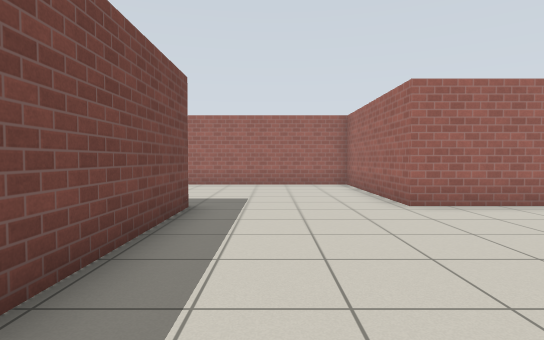
View 1 (above)

18 first-person views from a walk through a world built for the Gazebo simulator. The camera is 0.94 m above the floor, tilts 2° down and sees 80° across. The floor is counted in squares, 1 m on a side. Each view is taken from the middle of a square. On the plan, view 1 faces up. The plan holds only what a view shows up to about 12 squares ahead; the rest is blank. Gazebo's built-in surfaces are drawn with simple patterns.

View 2
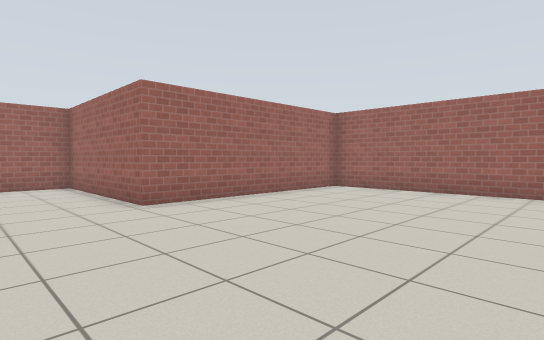

View 3
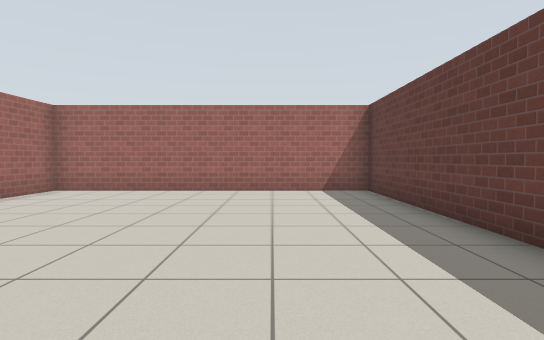

View 4
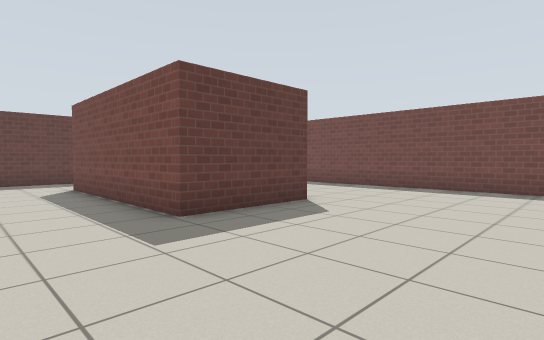

View 5
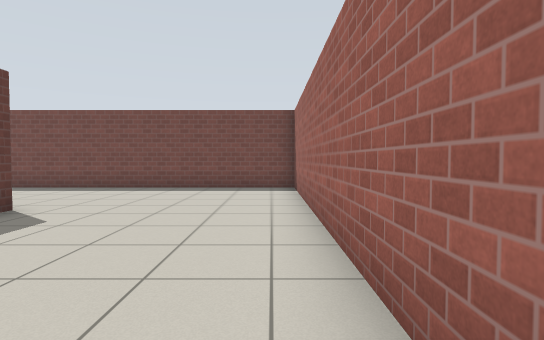

View 6
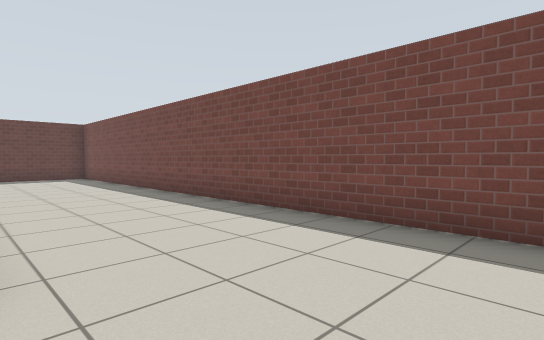

View 7
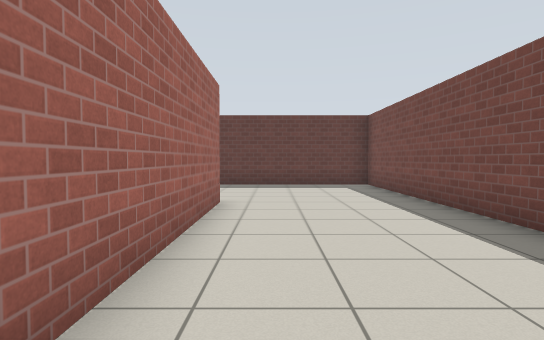

View 8
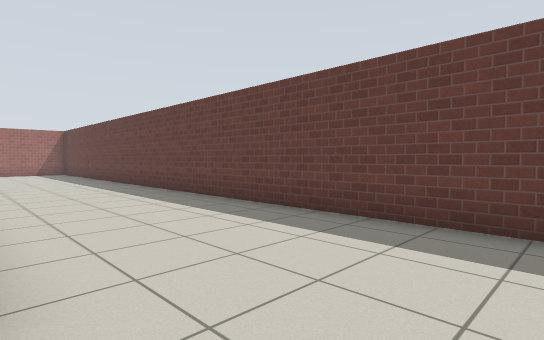

View 9
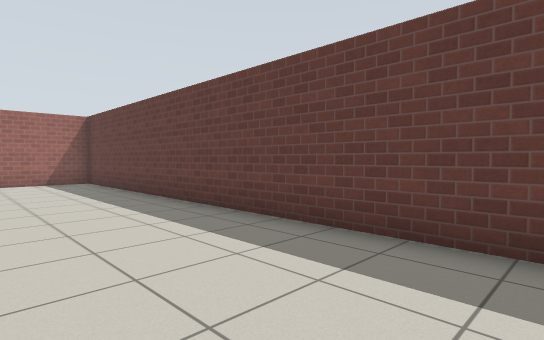

View 10
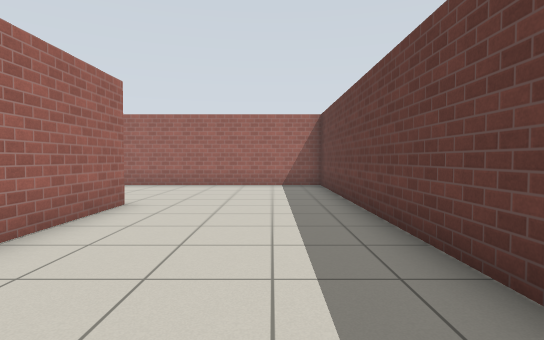

View 11
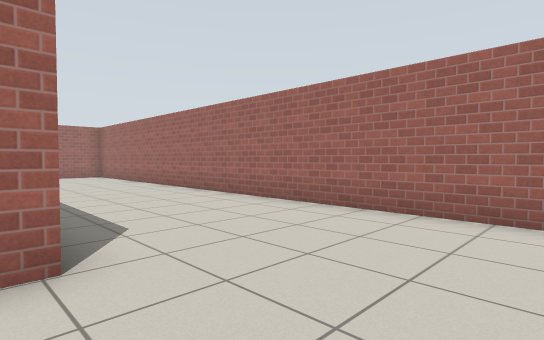

View 12
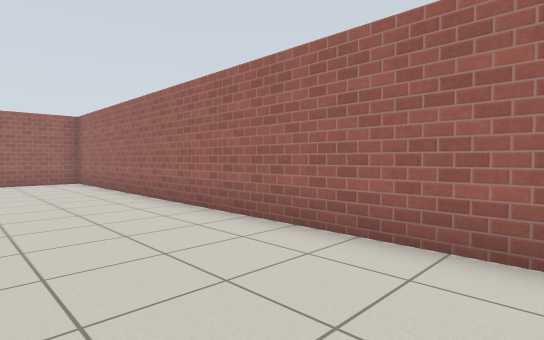

View 13
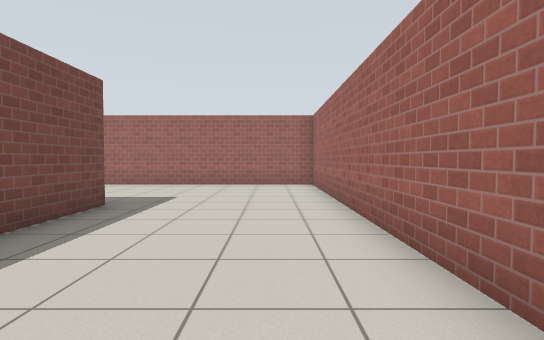

View 14
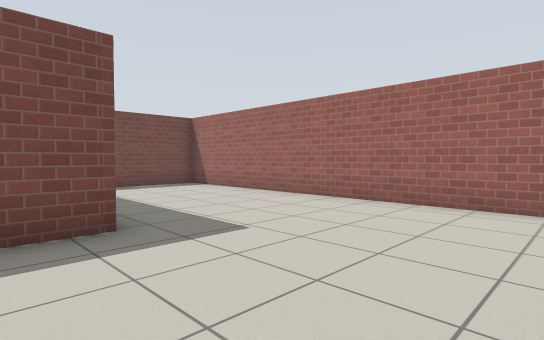

View 15
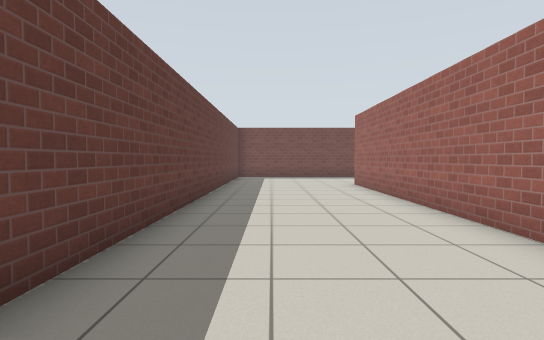

View 16
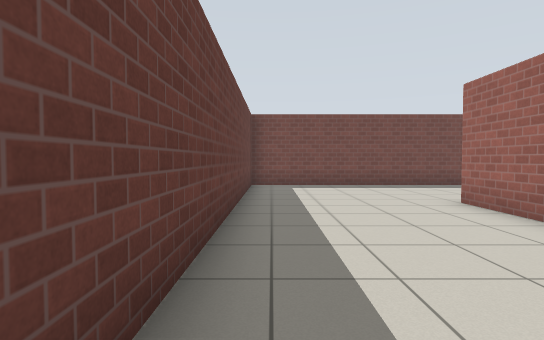

View 17
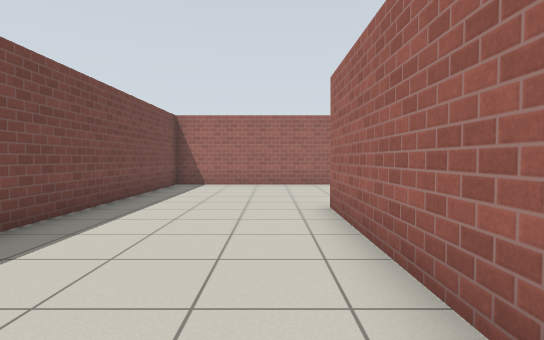

View 18
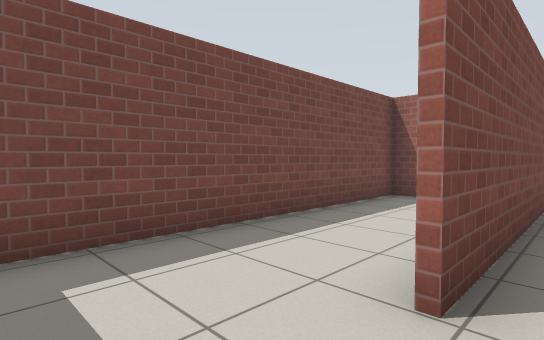

### Floor plan
Points are (right, up) in squares from view 1. A wall is a line through its corners. A room is listed if a view was taken in it or the views show most of it. See-through windows are left out.
Room 1 (views 1, 2, 3, 4, 5, 6, 7, 8, 9, 10, 11, 12, 13, 14, 15, 16, 17, 18)
walls: (3.3, -2.8) (9.5, -2.8) (9.5, 6.4) (2.7, 6.4) (2.7, 11.7) (-9.5, 11.7) (-9.5, -7.7) (14.5, -7.7) (14.5, 11.7) (3.6, 11.7); (3.5, -3) (-4.9, -3) (-4.9, 6.3) (-1.6, 6.3) (-1.6, 0); (-2.2, -2.8) (-0.1, -2.8); (9.6, 6.6) (9.6, 3.9); (-4, 6.1) (-4.7, 6.1) (-4.7, -1.8); (9.8, -3) (6.5, -3); (2.9, 10.9) (2.9, 8.9)

Positions as (right, up) in squares from view 1, and headings:
1: (0, 0), facing up
2: (0, 0), facing up-right
3: (0, 0), facing right
4: (1, 11), facing down-left
5: (1, 11), facing left
6: (-5, 9), facing down-left
7: (-6, 4), facing down
8: (-7, -3), facing down-right
9: (1, -4), facing down-right
10: (3, -6), facing right
11: (9, -6), facing up-right
12: (11, -2), facing up-right
13: (13, 0), facing up
14: (14, 5), facing up-left
15: (7, -6), facing left
16: (2, -7), facing left
17: (-6, 0), facing up
18: (-1, -2), facing up-left
